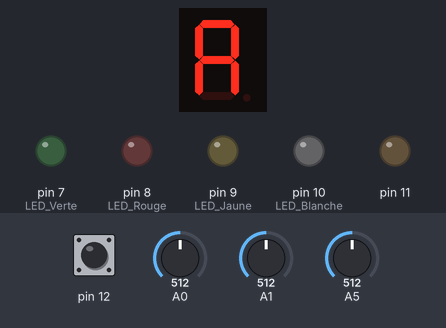
Recording of a sketch running on a simulated Arduino Uno, built with avr-gcc and run on an emulated ATmega328P. Shown: 1-digit seven-segment display, output pins drawn as LEDs (lit = HIGH). Wiring (inferred from the names in the program): 1-digit 7-segment display, segments lit when LOW: segments pin 6, pin 5, pin 4, pin 3, pin 2, pin 1, pin 0. The inputs (shaded band) are chosen by the test bench; at power-on: A0 = 512, pin 12 HIGH, A1 = 512, A5 = 512. Random numbers use the default seed unless the sketch sets one; the segment pins are drawn as the display they are named for; pins used as bus, display or sensor lines are not drawn.

Above: at 0.8 s.
0.9 s: A0 set to 914
2.4 s: A0 set to 937
At 4.3 s:
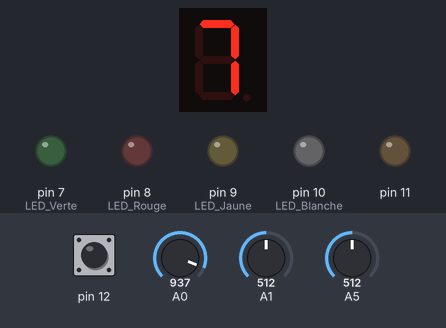
4.6 s: pin 12 pulled LOW for 0.15 s
At 8.9 s:
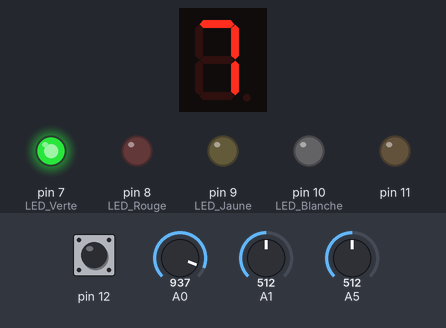
10.6 s: A0 set to 618
12.1 s: A0 set to 584
At 12.36 s:
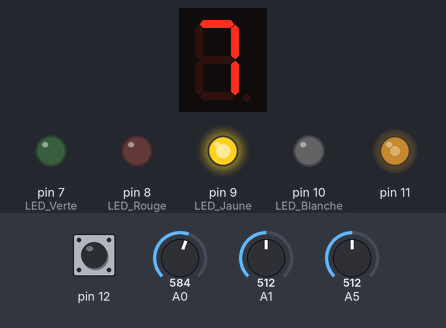
15.1 s: pin 12 pulled LOW for 1 s
At 15.26 s:
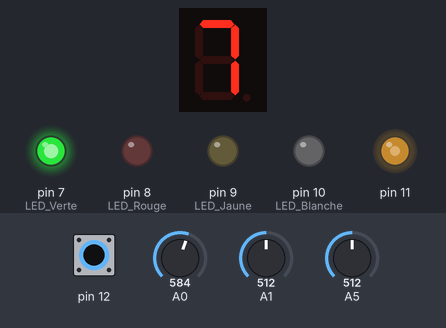
Timing chart, 0 to 21.2 s (numbered marks = the images above; inputs shaded):
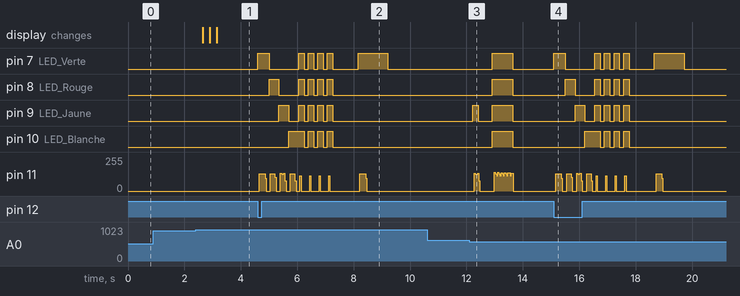

The sketch:

ArduinoSimonFINAL.ino
```cpp
float posX;
float posY;
bool gameBegin;
bool pointPlus;

int dificultyLvl;
int nbLeds;
String oldSequence;
int buttonState = 0; // current state of the button
int lastButtonState = 1;
int buttonPushCounter = 1;

void setup()
{
  pinMode(0, OUTPUT); // barre horizontale haute
  pinMode(1, OUTPUT); // barre verticale haute droite
  pinMode(2, OUTPUT); // barre verticale bas droite
  pinMode(3, OUTPUT); // barre horizontale bas
  pinMode(4, OUTPUT); // barre verticale bas gauche
  pinMode(5, OUTPUT); // barre verticale haut gauche
  pinMode(6, OUTPUT); // barre horizontale milieu
  pinMode(7, OUTPUT); // LED Verte
  pinMode(8, OUTPUT); // LED Rouge
  pinMode(9, OUTPUT); // LED Jaune
  pinMode(10, OUTPUT); // LED Blanche
  pinMode(11, OUTPUT);
  pinMode(12, INPUT_PULLUP);
  nbLeds = 1;
  dificultyLvl = 1;
  gameBegin = false;
  selectLvl();
  while(true){
    wholeGame();
  }
}


//GAME----------------------------------------------------
void wholeGame(){

  if(gameBegin){
     if(game()){
        digitalWrite(7, HIGH);
        digitalWrite(8, HIGH);
        digitalWrite(9, HIGH);
        digitalWrite(10, HIGH);
        for (int i = 0; i <60; i++)
        {
           digitalWrite(11, HIGH);
           delay(6);
           digitalWrite(11, LOW);
           delay(6);
        }
         ledLighting(-1);
         nbLeds = 1;
         selectLvl();
      }else{
        for (int y = 0; y < 4; y++){
          ledLighting(y);
        }
        ledLighting(0);
        for (int y = 3; y > -1; y--){
          ledLighting(y);
        }
        for (int z = 0; z < 4; z++){
          ledLighting(-2);
          delay(150);
          ledLighting(-1);
          delay(150);
        }
        nbLeds++;
      }
  }
}
bool game() {
  char typeLeds[nbLeds];
  oldSequence.toCharArray(typeLeds, nbLeds * sizeof(char));
  int input = 0;
  pointPlus = false;
  int idLed = -1;
  bool error = false;

  // ANIMATION
  for (int y = 0; y < 4; y++){
    ledLighting(y);
    delay(150);
    ledLighting(-1);
  }

  for (int z = 0; z < 4; z++){
    ledLighting(-2);
    delay(150);
    ledLighting(-1);
    delay(150);
  }
  // END ANIMATION

  delay (750); // Temporisation

  //GENERATION COULEUR
  randomSeed(analogRead(13));

  typeLeds[nbLeds - 1] = random(0, 4);

  //DISPLAY SEQUENCE
  for (int h = 0; h < nbLeds; h++) {
    ledLighting(typeLeds[h]);
    delay(200 * (dificultyLvl));
    ledLighting(-1);
    delay(1);
  }

  while (input < nbLeds && !error) { //&& !error
    //digitalWrite(0, HIGH);
    //digitalWrite(1, HIGH);
    //digitalWrite(2, HIGH);
    //digitalWrite(3, HIGH);

    posX = analogRead(A0);
    delay(100);
    posY = analogRead(A1);

    if (posX < 100) {
      idLed = 0; // 0 -> VERT
      pointPlus = true;
    }
    else if(posX > 923) {
      idLed = 2;
      pointPlus = true;
    }
    else if (posY < 100) {
      idLed = 1;
      pointPlus = true;
    }
    else if (posY > 924) {
      idLed = 3;
      pointPlus = true;
    }
    if(pointPlus && (posX < 600 && posX > 400) && (posY < 600 && posY > 400)){

      ledLighting(idLed);
      ledLighting(-1);
      if(typeLeds[input] != idLed && pointPlus) {
        error = true;
       }
      idLed = -1;
      pointPlus = false;
      input++;
    }
  }

 delay(500);

 oldSequence = String(typeLeds);
 return error;

}
//-----------------------------------------------------------------------

void selectLvl(){
   digitalWrite(0, LOW);
  digitalWrite(1, LOW);
  digitalWrite(2, LOW);
  digitalWrite(3, LOW);
  buttonPushCounter = 1;
  while(true){
    buttonState = digitalRead(12);
    if (buttonState != lastButtonState) {
        if (buttonState == LOW) {
          buttonPushCounter++;
        }
    }

      posY = analogRead(A0);
      if (posY < 100) {
        if(dificultyLvl > 1){
          dificultyLvl--;
          delay(250);
        }
      }
      else if (posY > 924) {
        if(dificultyLvl < 4){
          dificultyLvl++;
          delay(250);
        }
      }
      lightingLvl(dificultyLvl);

    lastButtonState = buttonState;
    if (buttonPushCounter % 2 == 0) {
      gameBegin = true;
      break;
    }
 }
}

void lightingLvl(int lvl) {
  switch (lvl) {
    case 1: // Vert
    digitalWrite(3, HIGH);
    digitalWrite(2, LOW);
    digitalWrite(1, LOW);
    digitalWrite(0, LOW);
      break;
    case 2: // Vert
    digitalWrite(3, HIGH);
    digitalWrite(2, HIGH);
    digitalWrite(1, LOW);
    digitalWrite(0, LOW);
      break;
    case 3: // Vert
    digitalWrite(3, HIGH);
    digitalWrite(2, HIGH);
    digitalWrite(1, HIGH);
    digitalWrite(0, LOW);
      break;
    case 4: // Vert
    digitalWrite(3, HIGH);
    digitalWrite(2, HIGH);
    digitalWrite(1, HIGH);
    digitalWrite(0, HIGH);
      break;
    default:
     digitalWrite(3, HIGH);
    digitalWrite(2, HIGH);
    digitalWrite(1, HIGH);
    digitalWrite(0, HIGH);
    break;
  }
}
void ledLighting(int led) {

  Serial.print(led + "  ");


  switch (led) {
    case 0: // Vert
      digitalWrite(7, HIGH);
      digitalWrite(8, LOW);
      digitalWrite(9, LOW);
      digitalWrite(10, LOW);
       for (int i = 0; i <25; i++) // When a frequency sound
        {
          digitalWrite(11, HIGH);
          delay(5);
          digitalWrite(11, LOW);
          delay(5);
        }
      break;

    case 1: // Rouge
      digitalWrite(7, LOW);
      digitalWrite(8, HIGH);
      digitalWrite(9, LOW);
      digitalWrite(10, LOW);
      for (int i = 0; i <50; i++) // When a frequency sound
        {
          digitalWrite(11, HIGH);
          delay(2);
          digitalWrite(11, LOW);
          delay(2);
        }
      break;

    case 2: // Jaune
      digitalWrite(7, LOW);
      digitalWrite(8, LOW);
      digitalWrite(9, HIGH);
      digitalWrite(10, LOW);
       for (int i = 0; i <33; i++) // When a frequency sound
        {
          digitalWrite(11, HIGH);
          delay(3);
          digitalWrite(11, LOW);
          delay(3);
        }
      break;

    case 3: // Blanche
      digitalWrite(7, LOW);
      digitalWrite(8, LOW);
      digitalWrite(9, LOW);
      digitalWrite(10, HIGH);
       for (int i = 0; i <25; i++) // When a frequency sound
        {
          digitalWrite(11, HIGH);
          delay(4);
          digitalWrite(11, LOW);
          delay(4);
        }
      break;

    case -2:
      digitalWrite(7, HIGH);
      digitalWrite(8, HIGH);
      digitalWrite(9, HIGH);
      digitalWrite(10, HIGH);
       for (int i = 0; i <20; i++) // When a frequency sound
        {
          digitalWrite(11, HIGH);
          delay(1);
          digitalWrite(11, LOW);
          delay(1);
        }
      break;

    default:
      digitalWrite(7, LOW);
      digitalWrite(8, LOW);
      digitalWrite(9, LOW);
      digitalWrite(10, LOW);
      break;
  }
}

  /*if(buttonState =! lastButtonState){
    for (int z = 0; z < 4; z++){
        digitalWrite(0, HIGH);
        digitalWrite(1, HIGH);
        digitalWrite(2, HIGH);
        digitalWrite(3, HIGH);
       for (int i = 0; i <6; i++) // When a frequency sound
        {
          digitalWrite(11, HIGH);
          delay(8);
          digitalWrite(11, LOW);
          delay(8);
        }
        digitalWrite(0, LOW);
        digitalWrite(1, LOW);
        digitalWrite(2, LOW);
        digitalWrite(3, LOW);
       delay(150);
    }

    buttonState = 0;
    lastButtonState = 0;
    buttonState = digitalRead(12);
    while(buttonState == lastButtonState){
       posY = analogRead(A1);
      if (posY < 100) {
        if(dificultyLvl > 1){
          dificultyLvl--;
        }
      }
      else if (posY > 924) {
        if(dificultyLvl < 4){
          dificultyLvl++;
        }
      }

      lightingLvl(3);
      lastButtonState = buttonState;
    }
  }
  delay(2000);*/
```

Measured:
- the behaviour switches between 924 and 925 on A0 (found by bisection; images 0 and 1)
- the behaviour switches between 600 and 599 on A0 (found by bisection; images 2 and 3)
- after the input at 0.9 s, every drawn part: stays the same
- after the input at 2.4 s, the display: first changes after 0.25 s (image 1 shows a later state)
- after the input at 4.6 s, pin 7 (LED_Verte): goes HIGH 0.40 s, LOW 1.1 s, 3 × (HIGH 0.19 s, LOW 0.15 s), HIGH 0.19 s, LOW 0.90 s, HIGH 1.1 s, then LOW, starting at once; pin 8 (LED_Rouge): goes HIGH 0.35 s, LOW 0.70 s, 3 × (HIGH 0.19 s, LOW 0.15 s), HIGH 0.19 s, then LOW, starting after 0.40 s
- after the input at 10.6 s, every drawn part: stays the same
- after the input at 12.1 s, pin 7 (LED_Verte), pin 8 (LED_Rouge), pin 10 (LED_Blanche): LOW → HIGH after 0.82 s, → LOW 0.72 s later; pin 9 (LED_Jaune): LOW → HIGH after 0.12 s, → LOW 0.20 s later, → HIGH 0.50 s later, → LOW 0.72 s later
- after the input at 15.1 s, pin 7 (LED_Verte): goes HIGH 0.40 s, LOW 1.1 s, 3 × (HIGH 0.19 s, LOW 0.15 s), HIGH 0.19 s, LOW 0.90 s, HIGH 1.1 s, then LOW, starting at once; pin 8 (LED_Rouge): goes HIGH 0.35 s, LOW 0.70 s, 3 × (HIGH 0.19 s, LOW 0.15 s), HIGH 0.19 s, then LOW, starting after 0.40 s
